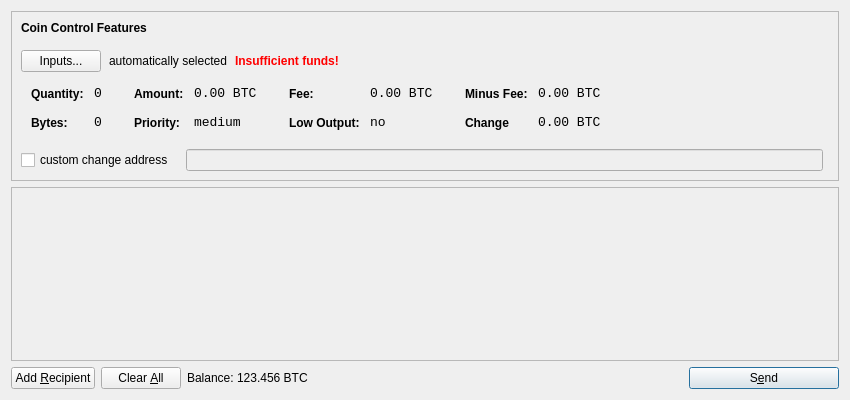
<?xml version="1.0" encoding="UTF-8"?>
<ui version="4.0">
 <class>SendCoinsDialog</class>
 <widget class="QDialog" name="SendCoinsDialog">
  <property name="geometry">
   <rect>
    <x>0</x>
    <y>0</y>
    <width>850</width>
    <height>400</height>
   </rect>
  </property>
  <property name="windowTitle">
   <string>Send Coins</string>
  </property>
  <layout class="QVBoxLayout" name="verticalLayout">
   <item>
    <widget class="QFrame" name="frameCoinControl">
     <property name="sizePolicy">
      <sizepolicy hsizetype="Expanding" vsizetype="Expanding">
       <horstretch>0</horstretch>
       <verstretch>0</verstretch>
      </sizepolicy>
     </property>
     <property name="maximumSize">
      <size>
       <width>16777215</width>
       <height>170</height>
      </size>
     </property>
     <property name="frameShape">
      <enum>QFrame::StyledPanel</enum>
     </property>
     <property name="frameShadow">
      <enum>QFrame::Sunken</enum>
     </property>
     <widget class="QWidget" name="verticalLayoutWidget">
      <property name="geometry">
       <rect>
        <x>0</x>
        <y>0</y>
        <width>831</width>
        <height>170</height>
       </rect>
      </property>
      <layout class="QVBoxLayout" name="verticalLayoutCoinControl" stretch="0,0,0,0,1">
       <property name="spacing">
        <number>0</number>
       </property>
       <property name="leftMargin">
        <number>10</number>
       </property>
       <property name="topMargin">
        <number>10</number>
       </property>
       <item>
        <layout class="QHBoxLayout" name="horizontalLayoutCoinControl1">
         <property name="bottomMargin">
          <number>15</number>
         </property>
         <item>
          <widget class="QLabel" name="labelCoinControlFeatures">
           <property name="sizePolicy">
            <sizepolicy hsizetype="Preferred" vsizetype="Maximum">
             <horstretch>0</horstretch>
             <verstretch>0</verstretch>
            </sizepolicy>
           </property>
           <property name="font">
            <font>
             <weight>75</weight>
             <bold>true</bold>
            </font>
           </property>
           <property name="styleSheet">
            <string notr="true">font-weight:bold;</string>
           </property>
           <property name="text">
            <string>Coin Control Features</string>
           </property>
          </widget>
         </item>
        </layout>
       </item>
       <item>
        <layout class="QHBoxLayout" name="horizontalLayoutCoinControl2" stretch="0,0,0,0">
         <property name="spacing">
          <number>8</number>
         </property>
         <property name="bottomMargin">
          <number>10</number>
         </property>
         <item>
          <widget class="QPushButton" name="pushButtonCoinControl">
           <property name="styleSheet">
            <string notr="true"/>
           </property>
           <property name="text">
            <string>Inputs...</string>
           </property>
          </widget>
         </item>
         <item>
          <widget class="QLabel" name="labelCoinControlAutomaticallySelected">
           <property name="text">
            <string>automatically selected</string>
           </property>
           <property name="margin">
            <number>5</number>
           </property>
          </widget>
         </item>
         <item>
          <widget class="QLabel" name="labelCoinControlInsuffFunds">
           <property name="font">
            <font>
             <weight>75</weight>
             <bold>true</bold>
            </font>
           </property>
           <property name="styleSheet">
            <string notr="true">color:red;font-weight:bold;</string>
           </property>
           <property name="text">
            <string>Insufficient funds!</string>
           </property>
           <property name="margin">
            <number>5</number>
           </property>
          </widget>
         </item>
         <item>
          <spacer name="horizontalSpacerCoinControl">
           <property name="orientation">
            <enum>Qt::Horizontal</enum>
           </property>
           <property name="sizeHint" stdset="0">
            <size>
             <width>40</width>
             <height>1</height>
            </size>
           </property>
          </spacer>
         </item>
        </layout>
       </item>
       <item>
        <widget class="QWidget" name="widgetCoinControl" native="true">
         <property name="sizePolicy">
          <sizepolicy hsizetype="Preferred" vsizetype="Preferred">
           <horstretch>0</horstretch>
           <verstretch>0</verstretch>
          </sizepolicy>
         </property>
         <property name="minimumSize">
          <size>
           <width>0</width>
           <height>62</height>
          </size>
         </property>
         <property name="styleSheet">
          <string notr="true"/>
         </property>
         <widget class="QWidget" name="horizontalLayoutWidget">
          <property name="geometry">
           <rect>
            <x>0</x>
            <y>0</y>
            <width>821</width>
            <height>89</height>
           </rect>
          </property>
          <layout class="QHBoxLayout" name="horizontalLayoutCoinControl3" stretch="0,0,0,1">
           <property name="spacing">
            <number>20</number>
           </property>
           <property name="topMargin">
            <number>0</number>
           </property>
           <property name="bottomMargin">
            <number>0</number>
           </property>
           <item>
            <layout class="QFormLayout" name="formLayoutCoinControl1">
             <property name="horizontalSpacing">
              <number>10</number>
             </property>
             <property name="verticalSpacing">
              <number>14</number>
             </property>
             <property name="leftMargin">
              <number>10</number>
             </property>
             <property name="topMargin">
              <number>4</number>
             </property>
             <property name="rightMargin">
              <number>6</number>
             </property>
             <item row="0" column="0">
              <widget class="QLabel" name="labelCoinControlQuantityText">
               <property name="styleSheet">
                <string notr="true">font-weight:bold;</string>
               </property>
               <property name="text">
                <string>Quantity:</string>
               </property>
               <property name="margin">
                <number>0</number>
               </property>
              </widget>
             </item>
             <item row="0" column="1">
              <widget class="QLabel" name="labelCoinControlQuantity">
               <property name="font">
                <font>
                 <family>Monospace</family>
                 <pointsize>10</pointsize>
                </font>
               </property>
               <property name="cursor">
                <cursorShape>IBeamCursor</cursorShape>
               </property>
               <property name="contextMenuPolicy">
                <enum>Qt::ActionsContextMenu</enum>
               </property>
               <property name="text">
                <string>0</string>
               </property>
               <property name="margin">
                <number>0</number>
               </property>
               <property name="textInteractionFlags">
                <set>Qt::LinksAccessibleByMouse</set>
               </property>
              </widget>
             </item>
             <item row="1" column="0">
              <widget class="QLabel" name="labelCoinControlBytesText">
               <property name="styleSheet">
                <string notr="true">font-weight:bold;</string>
               </property>
               <property name="text">
                <string>Bytes:</string>
               </property>
              </widget>
             </item>
             <item row="1" column="1">
              <widget class="QLabel" name="labelCoinControlBytes">
               <property name="font">
                <font>
                 <family>Monospace</family>
                 <pointsize>10</pointsize>
                </font>
               </property>
               <property name="cursor">
                <cursorShape>IBeamCursor</cursorShape>
               </property>
               <property name="contextMenuPolicy">
                <enum>Qt::ActionsContextMenu</enum>
               </property>
               <property name="text">
                <string>0</string>
               </property>
               <property name="textInteractionFlags">
                <set>Qt::LinksAccessibleByMouse</set>
               </property>
              </widget>
             </item>
            </layout>
           </item>
           <item>
            <layout class="QFormLayout" name="formLayoutCoinControl2">
             <property name="horizontalSpacing">
              <number>10</number>
             </property>
             <property name="verticalSpacing">
              <number>14</number>
             </property>
             <property name="leftMargin">
              <number>6</number>
             </property>
             <property name="topMargin">
              <number>4</number>
             </property>
             <property name="rightMargin">
              <number>6</number>
             </property>
             <item row="0" column="0">
              <widget class="QLabel" name="labelCoinControlAmountText">
               <property name="styleSheet">
                <string notr="true">font-weight:bold;</string>
               </property>
               <property name="text">
                <string>Amount:</string>
               </property>
               <property name="margin">
                <number>0</number>
               </property>
              </widget>
             </item>
             <item row="0" column="1">
              <widget class="QLabel" name="labelCoinControlAmount">
               <property name="font">
                <font>
                 <family>Monospace</family>
                 <pointsize>10</pointsize>
                </font>
               </property>
               <property name="cursor">
                <cursorShape>IBeamCursor</cursorShape>
               </property>
               <property name="contextMenuPolicy">
                <enum>Qt::ActionsContextMenu</enum>
               </property>
               <property name="text">
                <string>0.00 BTC</string>
               </property>
               <property name="textInteractionFlags">
                <set>Qt::LinksAccessibleByMouse</set>
               </property>
              </widget>
             </item>
             <item row="1" column="0">
              <widget class="QLabel" name="labelCoinControlPriorityText">
               <property name="styleSheet">
                <string notr="true">font-weight:bold;</string>
               </property>
               <property name="text">
                <string>Priority:</string>
               </property>
              </widget>
             </item>
             <item row="1" column="1">
              <widget class="QLabel" name="labelCoinControlPriority">
               <property name="font">
                <font>
                 <family>Monospace</family>
                 <pointsize>10</pointsize>
                </font>
               </property>
               <property name="cursor">
                <cursorShape>IBeamCursor</cursorShape>
               </property>
               <property name="contextMenuPolicy">
                <enum>Qt::ActionsContextMenu</enum>
               </property>
               <property name="text">
                <string>medium</string>
               </property>
               <property name="textInteractionFlags">
                <set>Qt::LinksAccessibleByMouse</set>
               </property>
              </widget>
             </item>
            </layout>
           </item>
           <item>
            <layout class="QFormLayout" name="formLayoutCoinControl3">
             <property name="horizontalSpacing">
              <number>10</number>
             </property>
             <property name="verticalSpacing">
              <number>14</number>
             </property>
             <property name="leftMargin">
              <number>6</number>
             </property>
             <property name="topMargin">
              <number>4</number>
             </property>
             <property name="rightMargin">
              <number>6</number>
             </property>
             <item row="0" column="0">
              <widget class="QLabel" name="labelCoinControlFeeText">
               <property name="styleSheet">
                <string notr="true">font-weight:bold;</string>
               </property>
               <property name="text">
                <string>Fee:</string>
               </property>
               <property name="margin">
                <number>0</number>
               </property>
              </widget>
             </item>
             <item row="0" column="1">
              <widget class="QLabel" name="labelCoinControlFee">
               <property name="font">
                <font>
                 <family>Monospace</family>
                 <pointsize>10</pointsize>
                </font>
               </property>
               <property name="cursor">
                <cursorShape>IBeamCursor</cursorShape>
               </property>
               <property name="contextMenuPolicy">
                <enum>Qt::ActionsContextMenu</enum>
               </property>
               <property name="text">
                <string>0.00 BTC</string>
               </property>
               <property name="textInteractionFlags">
                <set>Qt::LinksAccessibleByMouse</set>
               </property>
              </widget>
             </item>
             <item row="1" column="0">
              <widget class="QLabel" name="labelCoinControlLowOutputText">
               <property name="styleSheet">
                <string notr="true">font-weight:bold;</string>
               </property>
               <property name="text">
                <string>Low Output:</string>
               </property>
              </widget>
             </item>
             <item row="1" column="1">
              <widget class="QLabel" name="labelCoinControlLowOutput">
               <property name="font">
                <font>
                 <family>Monospace</family>
                 <pointsize>10</pointsize>
                </font>
               </property>
               <property name="cursor">
                <cursorShape>IBeamCursor</cursorShape>
               </property>
               <property name="contextMenuPolicy">
                <enum>Qt::ActionsContextMenu</enum>
               </property>
               <property name="text">
                <string>no</string>
               </property>
               <property name="textInteractionFlags">
                <set>Qt::LinksAccessibleByMouse</set>
               </property>
              </widget>
             </item>
            </layout>
           </item>
           <item>
            <layout class="QFormLayout" name="formLayoutCoinControl4">
             <property name="horizontalSpacing">
              <number>10</number>
             </property>
             <property name="verticalSpacing">
              <number>14</number>
             </property>
             <property name="leftMargin">
              <number>6</number>
             </property>
             <property name="topMargin">
              <number>4</number>
             </property>
             <property name="rightMargin">
              <number>6</number>
             </property>
             <item row="0" column="0">
              <widget class="QLabel" name="labelCoinControlMinusFeeText">
               <property name="styleSheet">
                <string notr="true">font-weight:bold;</string>
               </property>
               <property name="text">
                <string>Minus Fee:</string>
               </property>
               <property name="margin">
                <number>0</number>
               </property>
              </widget>
             </item>
             <item row="0" column="1">
              <widget class="QLabel" name="labelCoinControlMinusFee">
               <property name="font">
                <font>
                 <family>Monospace</family>
                 <pointsize>10</pointsize>
                </font>
               </property>
               <property name="cursor">
                <cursorShape>IBeamCursor</cursorShape>
               </property>
               <property name="contextMenuPolicy">
                <enum>Qt::ActionsContextMenu</enum>
               </property>
               <property name="text">
                <string>0.00 BTC</string>
               </property>
               <property name="textInteractionFlags">
                <set>Qt::LinksAccessibleByMouse</set>
               </property>
              </widget>
             </item>
             <item row="1" column="0">
              <widget class="QLabel" name="labelCoinControlChangeText">
               <property name="styleSheet">
                <string notr="true">font-weight:bold;</string>
               </property>
               <property name="text">
                <string>Change</string>
               </property>
              </widget>
             </item>
             <item row="1" column="1">
              <widget class="QLabel" name="labelCoinControlChange">
               <property name="font">
                <font>
                 <family>Monospace</family>
                 <pointsize>10</pointsize>
                </font>
               </property>
               <property name="cursor">
                <cursorShape>IBeamCursor</cursorShape>
               </property>
               <property name="contextMenuPolicy">
                <enum>Qt::ActionsContextMenu</enum>
               </property>
               <property name="text">
                <string>0.00 BTC</string>
               </property>
               <property name="textInteractionFlags">
                <set>Qt::LinksAccessibleByMouse</set>
               </property>
              </widget>
             </item>
            </layout>
           </item>
          </layout>
         </widget>
        </widget>
       </item>
       <item>
        <layout class="QHBoxLayout" name="horizontalLayoutCoinControl4" stretch="0,0,0">
         <property name="spacing">
          <number>12</number>
         </property>
         <property name="sizeConstraint">
          <enum>QLayout::SetDefaultConstraint</enum>
         </property>
         <property name="topMargin">
          <number>5</number>
         </property>
         <property name="rightMargin">
          <number>0</number>
         </property>
         <item>
          <widget class="QCheckBox" name="checkBoxCoinControlChange">
           <property name="text">
            <string>custom change address</string>
           </property>
          </widget>
         </item>
         <item>
          <widget class="QLineEdit" name="lineEditCoinControlChange">
           <property name="enabled">
            <bool>false</bool>
           </property>
           <property name="sizePolicy">
            <sizepolicy hsizetype="Expanding" vsizetype="Fixed">
             <horstretch>0</horstretch>
             <verstretch>0</verstretch>
            </sizepolicy>
           </property>
          </widget>
         </item>
         <item>
          <widget class="QLabel" name="labelCoinControlChangeLabel">
           <property name="sizePolicy">
            <sizepolicy hsizetype="Preferred" vsizetype="Expanding">
             <horstretch>0</horstretch>
             <verstretch>0</verstretch>
            </sizepolicy>
           </property>
           <property name="minimumSize">
            <size>
             <width>0</width>
             <height>0</height>
            </size>
           </property>
           <property name="text">
            <string/>
           </property>
           <property name="margin">
            <number>3</number>
           </property>
          </widget>
         </item>
        </layout>
       </item>
       <item>
        <spacer name="verticalSpacerCoinControl">
         <property name="orientation">
          <enum>Qt::Vertical</enum>
         </property>
         <property name="sizeHint" stdset="0">
          <size>
           <width>800</width>
           <height>1</height>
          </size>
         </property>
        </spacer>
       </item>
      </layout>
     </widget>
    </widget>
   </item>
   <item>
    <widget class="QScrollArea" name="scrollArea">
     <property name="widgetResizable">
      <bool>true</bool>
     </property>
     <widget class="QWidget" name="scrollAreaWidgetContents">
      <property name="geometry">
       <rect>
        <x>0</x>
        <y>0</y>
        <width>830</width>
        <height>165</height>
       </rect>
      </property>
      <layout class="QVBoxLayout" name="verticalLayout_2">
       <property name="margin">
        <number>0</number>
       </property>
       <item>
        <layout class="QVBoxLayout" name="entries">
         <property name="spacing">
          <number>6</number>
         </property>
        </layout>
       </item>
       <item>
        <spacer name="verticalSpacer">
         <property name="orientation">
          <enum>Qt::Vertical</enum>
         </property>
         <property name="sizeHint" stdset="0">
          <size>
           <width>20</width>
           <height>40</height>
          </size>
         </property>
        </spacer>
       </item>
      </layout>
     </widget>
    </widget>
   </item>
   <item>
    <layout class="QHBoxLayout" name="horizontalLayout">
     <item>
      <widget class="QPushButton" name="addButton">
       <property name="toolTip">
        <string>Send to multiple recipients at once</string>
       </property>
       <property name="text">
        <string>Add &amp;Recipient</string>
       </property>
       <property name="icon">
        <iconset resource="../bitcoin.qrc">
         <normaloff>:/icons/add</normaloff>:/icons/add</iconset>
       </property>
       <property name="autoDefault">
        <bool>false</bool>
       </property>
      </widget>
     </item>
     <item>
      <widget class="QPushButton" name="clearButton">
       <property name="sizePolicy">
        <sizepolicy hsizetype="Minimum" vsizetype="Fixed">
         <horstretch>0</horstretch>
         <verstretch>0</verstretch>
        </sizepolicy>
       </property>
       <property name="toolTip">
        <string>Remove all transaction fields</string>
       </property>
       <property name="text">
        <string>Clear &amp;All</string>
       </property>
       <property name="icon">
        <iconset resource="../bitcoin.qrc">
         <normaloff>:/icons/remove</normaloff>:/icons/remove</iconset>
       </property>
       <property name="autoRepeatDelay">
        <number>300</number>
       </property>
       <property name="autoDefault">
        <bool>false</bool>
       </property>
      </widget>
     </item>
     <item>
      <layout class="QHBoxLayout" name="horizontalLayout_2">
       <property name="spacing">
        <number>3</number>
       </property>
       <item>
        <widget class="QLabel" name="label">
         <property name="text">
          <string>Balance:</string>
         </property>
        </widget>
       </item>
       <item>
        <widget class="QLabel" name="labelBalance">
         <property name="cursor">
          <cursorShape>IBeamCursor</cursorShape>
         </property>
         <property name="text">
          <string>123.456 BTC</string>
         </property>
         <property name="textInteractionFlags">
          <set>Qt::LinksAccessibleByMouse|Qt::TextSelectableByKeyboard|Qt::TextSelectableByMouse</set>
         </property>
        </widget>
       </item>
      </layout>
     </item>
     <item>
      <spacer name="horizontalSpacer">
       <property name="orientation">
        <enum>Qt::Horizontal</enum>
       </property>
       <property name="sizeHint" stdset="0">
        <size>
         <width>40</width>
         <height>20</height>
        </size>
       </property>
      </spacer>
     </item>
     <item>
      <widget class="QPushButton" name="sendButton">
       <property name="minimumSize">
        <size>
         <width>150</width>
         <height>0</height>
        </size>
       </property>
       <property name="toolTip">
        <string>Confirm the send action</string>
       </property>
       <property name="text">
        <string>S&amp;end</string>
       </property>
       <property name="icon">
        <iconset resource="../bitcoin.qrc">
         <normaloff>:/icons/send</normaloff>:/icons/send</iconset>
       </property>
       <property name="default">
        <bool>true</bool>
       </property>
      </widget>
     </item>
    </layout>
   </item>
  </layout>
 </widget>
 <resources>
  <include location="../bitcoin.qrc"/>
 </resources>
 <connections/>
</ui>
